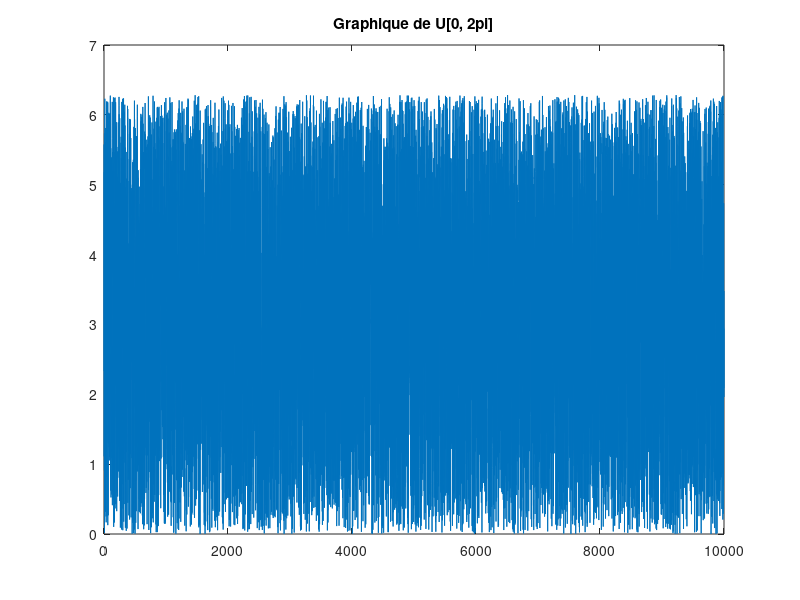

Recreate this plot in MATLAB. (Note: this script raises an error after producing the figure.)
%% Clean up
clc % vide ligne de commande
clear all % vide workspace
close all % vide fenetres et graphiques

% Angle de l'erreur : err_angle
% Module de l'erreur : r
% Module de l'erreur théorique : r_theo

%% Constantes
N = 10000;
sigma_2 = [4, 16];
D0 = [50, 100];
phi0 = [15, 30];

%% 1. Initilisation a)
U = rand(1, N);
err_angle = 2*pi*U;

dx = 1;
x = [0:dx:N-1];

figure
plot(x, err_angle)
title("Graphique de U[0, 2\pi]")

%% 1. Histogramme b)
figure
histogram(U)
title("Histogramme U[0, 1]")

%% 1. Loi de Rayleigh c)
dr = 0.01;
r = [0:dr:10];

figure
for s = [0.25 1 4 9 16]
    fr = (r./s).*exp(-((r.^2)./(2*s))); 
    plot(r, fr)
    hold on
end
title("Loi de Rayleigh théorique")
xlabel("r")
legend('\sigma^2=0.25', '\sigma^2=1', '\sigma^2=4', '\sigma^2=9', '\sigma^2=16');
hold off

%% 1. Méthode d'inversion de la CDF e) f)
dp = 0.01;
p = [0:dp:1];

subplot(2, 1, 1)
r1 = gen_nombres(p, sigma_2(1));
plot_module_err(p, r1, sigma_2(1))

subplot(2, 1, 2)
r2 = gen_nombres(p, sigma_2(2));
plot_module_err(p, r2, sigma_2(2))


%% 1. Comparaison des histogrammes g)

% Génération des nombres
p = rand(1, N);
r1 = gen_nombres(p, sigma_2(1));
r2 = gen_nombres(p, sigma_2(2));

figure
subplot(2, 1, 1);
histogram(r1)
title("Histogramme des 10,000 nombre générés")

% Génération des nombres théoriquement
r_theo = raylrnd(2, N, 1);

subplot(2, 1, 2); 
histogram(r_theo)
title("Histogramme des 10,000 nombre générés théoriquement selon la distribution de Rayleigh")

%% 2. Nuage de points des couples [r err_angle]
figure
subplot(2, 1, 1)
scatter_module_err(r1, err_angle, sigma_2(1))

subplot(2, 1, 2)
scatter_module_err(r2, err_angle, sigma_2(2))

%% 3. Valeurs aléatoires de la distance radiale et de l'angle de visée du radar
D = [];
phi = [];

figure

subplot(2, 2, 1)
[D, phi] = couple_D_phi(D0(1), phi0(1), err_angle, r1, D, phi);

subplot(2, 2, 2)
[D, phi] = couple_D_phi(D0(1), phi0(2), err_angle, r1, D, phi);

subplot(2, 2, 3)
[D, phi] = couple_D_phi(D0(2), phi0(1), err_angle, r2, D, phi);

subplot(2, 2, 4)
[D, phi] = couple_D_phi(D0(2), phi0(2), err_angle, r2, D, phi);

%% 4. Distances axiales [Dx Dy]
Dx = [];
Dy = [];
count = 1
r_arr(1,:) = r1;
r_arr(2,:) = r2;

figure
for i = [1, 2]
    for j = [1, 2]
        subplot(2, 2, count)
        [Dx_t, Dy_t] = distaces_axiales(D0(i), phi0(j), r_arr(i,:), err_angle);
        Dx = [Dx, Dx_t];
        Dy = [Dy, Dy_t];
        
        count = count + 1
    end
end

%% 5. Histogramme des distances axiales Dx et Dy
figure
subplot(2, 1, 1)
y = histogram(Dx);
hold on
freq = y.Values;
plot(freq)
hold off

subplot(2, 1, 2)
y = histogram(Dy);
hold on
freq = y.Values;
plot(freq)
hold off

% Moyenne Dx
moy1 = mean(Dx);

% Écart-Type Dx
std_dev = std(Dx);

% Moyenne Dy
moy2 = mean(Dy);

% Écart-Type Dy
std_dev = std(Dy);



%% 8. Matrice de covariance
mat_cov = cov(Dx, Dy)

%% 9. Ellipse d'incertitude 
figure
scatter_couple_Dx_Dy(Dx, Dy, D0(1));
hold on
plot_err_ellipse([moy1, moy2], mat_cov, 0.95)
hold off

%% Functions 
function [r] = gen_nombres(p, sigma_2)
    r = sqrt(-2*sigma_2.*log(1-p));
end

function plot_module_err(p, r, sigma_2)
    plot(p, r)
    title("Graphique du module de l'erreur sur 10,000 réalisations pour \sigma^2=" + sigma_2);
end

function scatter_module_err(r, err_angle, sigma_2)
    scatter(r, err_angle)
    title("Nuage de points des couples [r \theta] pour \sigma^2=" + sigma_2);
end

function scatter_couple_D_phi(r, err_angle, D0, phi0)
    scatter(r, err_angle)
    title("Nuage de points des couples [D \phi] pour D0=" + D0 + " \phi0=" + phi0);
end

function [D, phi] = couple_D_phi(D0, phi0, theta, r, D, phi)
    D1 = D0 + r.*cos(theta);
    phi1 = phi0 + r.*sin(theta);
    
    D = [D, D1];
    phi = [phi, phi1];

    scatter_couple_D_phi(D1, phi1, D0, phi0)
end

function [Dx, Dy] = distaces_axiales(D0, phi0, r, theta)
    Dx = (D0)*cosd(phi0) + r.*cos(theta);
    Dy = (D0)*sind(phi0) + r.*sin(theta);
    
    scatter(Dx, Dy)
    title("Nuage de points des couples [Dx Dy] pour D0=" + D0 + " \phi0=" + phi0);
end

function plot_err_ellipse(mu, C, NC)
    s = -2*log(1 - NC);
    [EigVect, EigVal] = eig(C*s);
    t = linspace(0, 2*pi);
    a = (EigVect * sqrt(EigVal))  * [cos(t(:))'; sin(t(:))'];
    plot(a(1,:) + mu(1), a(2,:) + mu(2))
end
